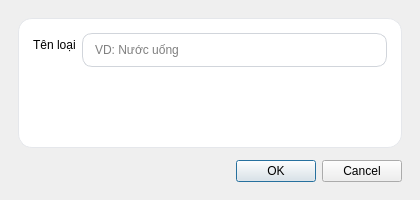
<?xml version="1.0" encoding="UTF-8"?>
<ui version="4.0">
 <class>ServiceTypeDialog</class>
 <widget class="QDialog" name="ServiceTypeDialog">
  <property name="windowTitle">
   <string>Loại dịch vụ</string>
  </property>
  <property name="minimumSize">
   <size>
    <width>420</width>
    <height>200</height>
   </size>
  </property>
  <layout class="QVBoxLayout" name="verticalLayout">
   <property name="leftMargin">
    <number>18</number>
   </property>
   <property name="topMargin">
    <number>18</number>
   </property>
   <property name="rightMargin">
    <number>18</number>
   </property>
   <property name="bottomMargin">
    <number>18</number>
   </property>
   <property name="spacing">
    <number>12</number>
   </property>
   <item>
    <widget class="QFrame" name="card">
     <property name="styleSheet">
      <string notr="true">QFrame#card{background:#ffffff;border:1px solid #e5e7eb;border-radius:14px;} QLineEdit{padding:8px 10px;border:1px solid #d1d5db;border-radius:10px;} QLineEdit:focus{border:1px solid #2563eb;}</string>
     </property>
     <layout class="QFormLayout" name="formLayout">
      <property name="leftMargin">
       <number>14</number>
      </property>
      <property name="topMargin">
       <number>14</number>
      </property>
      <property name="rightMargin">
       <number>14</number>
      </property>
      <property name="bottomMargin">
       <number>14</number>
      </property>
      <item row="0" column="0">
       <widget class="QLabel" name="labelName">
        <property name="text">
         <string>Tên loại</string>
        </property>
       </widget>
      </item>
      <item row="0" column="1">
       <widget class="QLineEdit" name="lineName">
        <property name="placeholderText">
         <string>VD: Nước uống</string>
        </property>
       </widget>
      </item>
     </layout>
    </widget>
   </item>
   <item>
    <widget class="QDialogButtonBox" name="buttonBox">
     <property name="standardButtons">
      <set>QDialogButtonBox::Cancel|QDialogButtonBox::Ok</set>
     </property>
    </widget>
   </item>
  </layout>
 </widget>
 <resources/>
 <connections/>
</ui>
